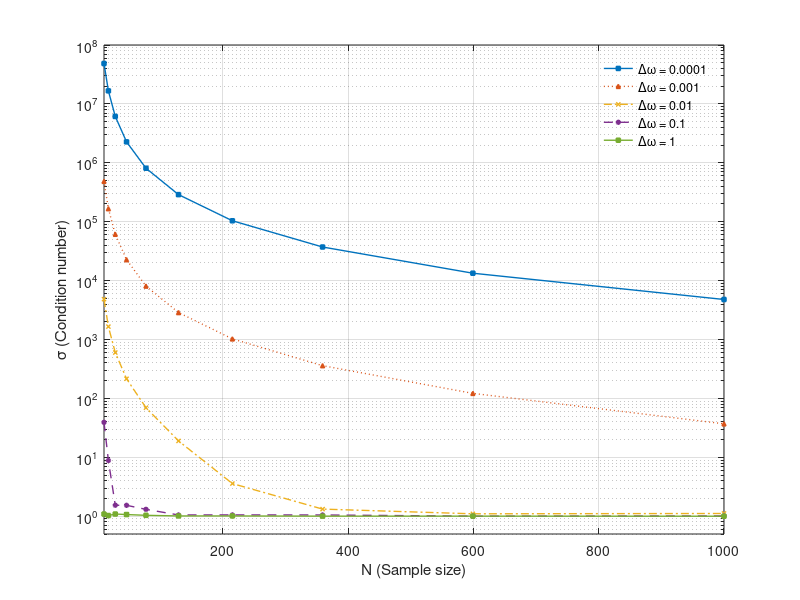

This chart was generated by the following MATLAB code: (Note: this script raises an error after producing the figure.)
% Computes eigendecomposition of a simple 2-pole Hankel matrix and plots its condition
% number vs sample size and pole separation.
%
%
% HISTORY:
%
% 2021/04/29: - created by Vicente Zarzoso, UCA, CNRS, I3S, France.

%
close all; clearvars; clc;

% simulation parameters
num_dw = 5;                         % number of angular separation values
num_N = 10;                         % number of sample size values
dw = logspace(-4, 0, num_dw);       % pole angular separation
N = round(logspace(1, 3, num_N));   % sample size

cond_num = zeros(num_dw, num_N);

% loop over parameters
for i = 1:num_dw
    dw_current = dw(i);
    str = ['\Delta\omega = ', num2str(dw_current)];
    leg{i} = str;      % for legend
    disp(['===>>> Computing ', str])
   
    for j = 1:num_N
        
        % generate Vandermonde matrix of current parameters
        N_current = N(j);
        V = [ones(N_current, 1), exp(1j*(0:N_current-1)'*dw_current)];
        
        s = svd(V*V.');    % SVD of associated Hankel matrix
        
        cond_num(i, j) = abs(s(1)/s(2));
    end
    
end

% plot results - vz 
% h = figure;
% for i = 1:num_dw
%     semilogy(N, cond_num(i, :)); hold on
% end
% grid; axis tight;
% % set(gca, 'FontSize', 14)
% xlabel('sample size, N');
% ylabel('condition number');
% legend(leg)

%% Plot results - la
h = figure;
myColor = {[0 0.4470 0.7410],[0.8500 0.3250 0.0980], [0.9290 0.6940 0.1250], [0.4940 0.1840 0.5560], [0.4660 0.6740 0.1880], [0.3010 0.7450 0.9330], [0.6350 0.0780 0.1840]};
myLineStyle = {'--','-',':','-.'};
myMarker = {'o', 'square', '^', 'x'};

for ii = 1:num_dw
    semilogy(N, cond_num(ii, :),...
        'Color', myColor{ii},...        
        'LineStyle', myLineStyle{rem(ii,4)+1},...
        'LineWidth',1.0,...
        'Marker',myMarker{rem(ii,4)+1},...
        'MarkerFaceColor', myColor{ii},...
        'MarkerSize', 3);
    hold on;
end
hold off
xlabel('N (Sample size)');
ylabel('\sigma (Condition number)');
legend(leg) % legend(leg,'Location', 'Best')
legend boxoff
grid; axis tight;
ylim([0.5 1e8])


%% conditionNumber - Export Result Figure
savefigPath = 'C:\Users\lukin\Documents\GitHub\Hankel-Matrices\matlab\fig';
outNamePDF = 'eigen_hankel-conditionNumber3';
datetimestamp = datestr(now, 'yyyy-mm-dd');
outfilename = strjoin({[savefigPath '\' outNamePDF '-' datetimestamp]});
savefig_tight(h,outfilename);